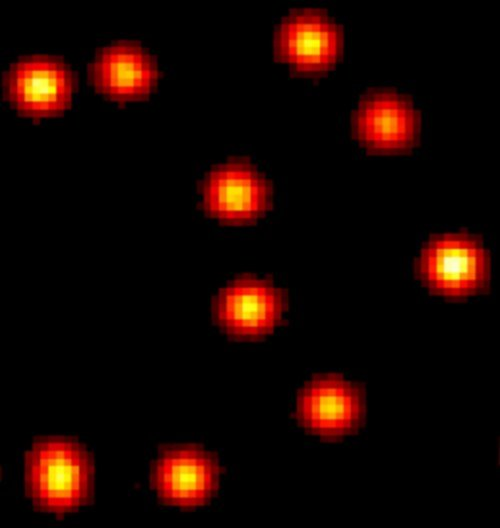
%> input picture Matlab/particles.jpg, 500 x 528 px
$ octave testnet.m   (GNU Octave 9; MATLAB toolbox functions it lacks are replaced by stand-ins)
%> lines starting %> are read from the running program, lines starting %| are printed output that depends on the picture
### Matlab/is_clear.m
function [ clearness ] = is_clear( img,method,param)
%Characterizes the clearness of an image with different methods
%IN:
%   img: image in greyscale
%   method:
% %       1: greyscale level: variance of values, no parameter needed
%         2: Mendelsohn & Mayall: sum pixels higher than parameter ( ! :
%         low clearness = clear
%         3: Absolute gradient , no parameter needed

%OUT:
%   clearness: a value that gives information avec the clearness.

%By Mau Adrien;
    s=size(img);
    N=s(1)*s(2);
if(method==1)
    clearness=sum(sum(img.*img))/(N^2)-(sum(sum(img)))^2/(N^4);
elseif(method==2)
    clearness=sum(sum(img>param))/N^2;
elseif(method==3)
    clearness=sum(sum(abs(gradient(img))))/N^2;
end

### Matlab/imshow2.m
function [  ] = imshow2(I)
%Imshow2 : affiche une image entre son maximum et son minimum
%   Entrees:
%       I: matrice image de r閑lls

imshow(I,'DisplayRange',[min(I(:)) max(I(:))],'InitialMagnification','fit');

end

### Matlab/testnet.m
   %NET %Test of is_clear.

figure
I=double(rgb2gray(imread('particles.jpg')));
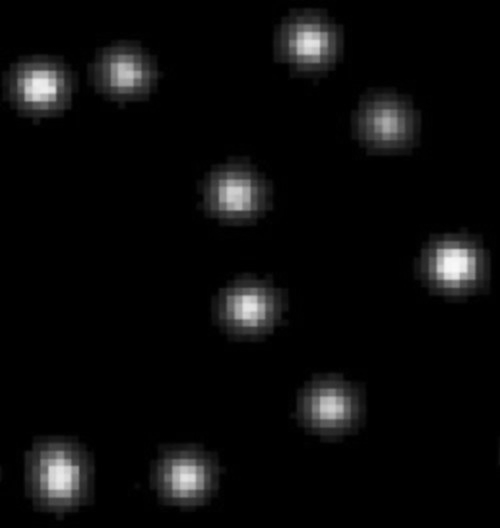
%> I: size 528x500 double; min 0, max 249, mean 11.1
Iblur = imgaussfilt(I, 5);
Iblur2 = imgaussfilt(I, 10);
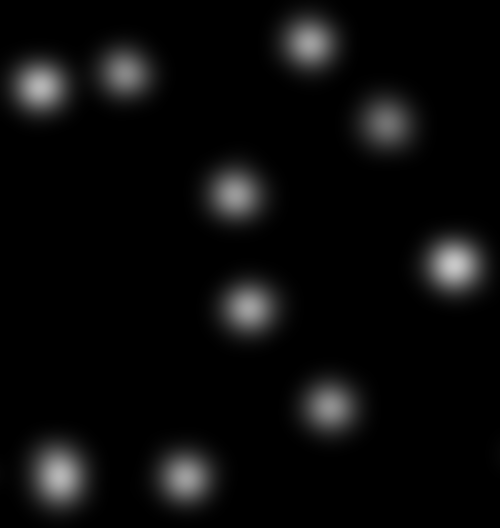
%> Iblur2: size 528x500 double; min 0, max 199.8, mean 11.1

subplot(221)
imshow2(I);
subplot(222)
imshow2(Iblur);
subplot(223)
imshow2(Iblur2);
    seuil=mean(mean(I));
%> seuil = 11.1
net=[is_clear(I,1),is_clear(Iblur,1),is_clear(Iblur2,1)]
%> in is_clear, `clearness=sum(sum(img.*img))/(N^2)-(sum(sum(img)))^2/(N^4);`: clearness = 0.00485
%> net = [0.00485 0.00436 0.00347]
net2=[is_clear(I,2,seuil),is_clear(Iblur,2,seuil),is_clear(Iblur2,2,seuil)]
%> net2 = [5.88e-07 6.12e-07 7.04e-07]
net3=[is_clear(I,3),is_clear(Iblur,3),is_clear(Iblur2,3)]
%> net3 = [2.49e-06 2.18e-06 1.91e-06]
